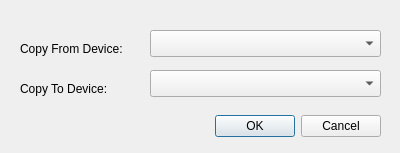
<?xml version="1.0" encoding="UTF-8"?>
<ui version="4.0">
 <class>piclonedialog</class>
 <widget class="QDialog" name="piclonedialog">
  <property name="geometry">
   <rect>
    <x>0</x>
    <y>0</y>
    <width>400</width>
    <height>153</height>
   </rect>
  </property>
  <property name="windowTitle">
   <string>Clone SD Card</string>
  </property>
  <widget class="QDialogButtonBox" name="buttonBox">
   <property name="geometry">
    <rect>
     <x>170</x>
     <y>110</y>
     <width>211</width>
     <height>32</height>
    </rect>
   </property>
   <property name="orientation">
    <enum>Qt::Horizontal</enum>
   </property>
   <property name="standardButtons">
    <set>QDialogButtonBox::Cancel|QDialogButtonBox::Ok</set>
   </property>
  </widget>
  <widget class="QLabel" name="lbl_from">
   <property name="geometry">
    <rect>
     <x>20</x>
     <y>40</y>
     <width>126</width>
     <height>17</height>
    </rect>
   </property>
   <property name="text">
    <string>Copy From Device:</string>
   </property>
  </widget>
  <widget class="QComboBox" name="from_cb">
   <property name="geometry">
    <rect>
     <x>150</x>
     <y>30</y>
     <width>231</width>
     <height>27</height>
    </rect>
   </property>
  </widget>
  <widget class="QComboBox" name="to_cb">
   <property name="geometry">
    <rect>
     <x>150</x>
     <y>70</y>
     <width>231</width>
     <height>27</height>
    </rect>
   </property>
  </widget>
  <widget class="QLabel" name="lbl_to">
   <property name="geometry">
    <rect>
     <x>20</x>
     <y>80</y>
     <width>126</width>
     <height>17</height>
    </rect>
   </property>
   <property name="text">
    <string>Copy To Device:</string>
   </property>
  </widget>
 </widget>
 <resources/>
 <connections>
  <connection>
   <sender>buttonBox</sender>
   <signal>accepted()</signal>
   <receiver>piclonedialog</receiver>
   <slot>accept()</slot>
   <hints>
    <hint type="sourcelabel">
     <x>248</x>
     <y>254</y>
    </hint>
    <hint type="destinationlabel">
     <x>157</x>
     <y>274</y>
    </hint>
   </hints>
  </connection>
  <connection>
   <sender>buttonBox</sender>
   <signal>rejected()</signal>
   <receiver>piclonedialog</receiver>
   <slot>reject()</slot>
   <hints>
    <hint type="sourcelabel">
     <x>316</x>
     <y>260</y>
    </hint>
    <hint type="destinationlabel">
     <x>286</x>
     <y>274</y>
    </hint>
   </hints>
  </connection>
 </connections>
</ui>
